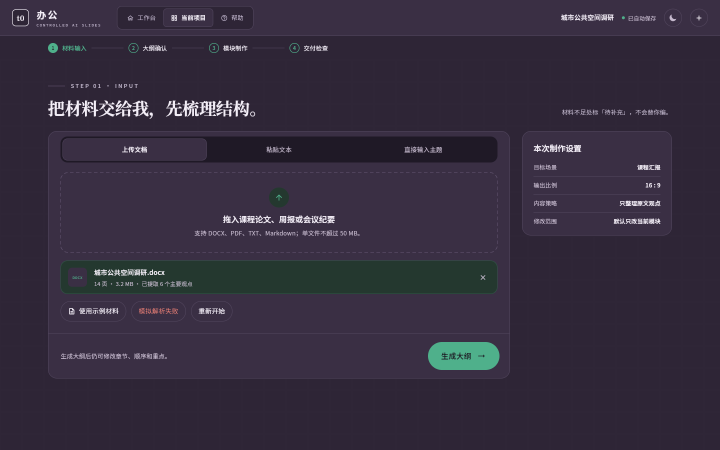
#> input picture docs/screenshots_v8/06_intake_topbar_dark.png, 1440 x 900 px (shown at 1/2 size); the run also reads 2 pictures not shown here
$ python measure_v9.py
#> lines starting #> are read from the running program, lines starting #| are printed output that depends on the picture
### tool/shoot_v9.py
"""r4 收尾出图：01 工作台 / 02 材料输入 / 05 模块工作区，浅色 + 深色各一张。

与 `tool/shoot_topbar_screens.py` 同一套 CDP 手法（headless Chrome + Page.captureScreenshot），
差别是这一批要为「4 处改动」留可度量的证据：

  · 01 工作台：环旁新加的「已确认 3/5」+ 右上「产品流程」卡内边距；
  · 02 材料输入：未选中 tab 与文件卡 meta 的字色（浅色）、「模拟解析失败」的字色（深色）；
  · 05 模块工作区：纸张卡左上中文小标「结构压缩版」（只在版本 2 出现，
    所以这一页先用 AI 面板真跑一次「应用修改」把状态推进到版本 2 再拍）。

用法（仓库根目录，release 包已构建，静态服务在本 worktree 的 build/web 上）：
    flutter build web --release
    cd build/web && python -m http.server 8110 --bind 127.0.0.1
    python tool/shoot_v9.py http://127.0.0.1:8110/index.html

输出：docs/screenshots_v9/（1440×900，DPR 1）
    01_workbench_light.png / 01_workbench_dark.png
    02_intake_light.png    / 02_intake_dark.png
    05_workspace_light.png / 05_workspace_dark.png
    07_intake_danger_{light,dark}_2x.png      「模拟解析失败」2× 局部
    08_intake_tabs_light_2x.png               tab 轨道 2× 局部
    08_intake_filecard_light_2x.png           文件卡 2× 局部
    09_workspace_label_10x.png                纸张卡左上小标 10× 放大
    10_workbench_aside_2x.png                 右卡「产品流程·三步」2× 局部
    11_workbench_ring_{light,dark}_2x.png     环 + 「已确认 3/5」2× 局部
    positions.json                            从像素里量到的元素矩形（给 measure_v9.py 用）
"""

from __future__ import annotations

import base64
import hashlib
import io
import json
import os
import shutil
import subprocess
import sys
import tempfile
import time
import urllib.request
from collections import Counter

from PIL import Image
from websockets.sync.client import connect

ROOT = os.path.dirname(os.path.dirname(os.path.abspath(__file__)))
OUT = os.path.join(ROOT, "docs", os.environ.get("T0_SHOTS", "screenshots_v9"))
BASE = sys.argv[1] if len(sys.argv) > 1 else "http://127.0.0.1:8110/index.html"
CHROME_CANDIDATES = [
    r"C:/Program Files/Google/Chrome/Application/chrome.exe",
    r"C:/Program Files (x86)/Microsoft/Edge/Application/msedge.exe",
]
PORT = 9335
VIEW = (1440, 900)

# 顶栏两个圆钮：主题 1328..1363、加号 1380..1415，中线 y=36（test/topbar_test.dart 断言）
THEME_CENTER = (1346, 36)
IDLE_POINT = (1435, 895)

# 浅色 / 深色卡面（用来判断截图是不是真的落在该主题上）
LIGHT_SURFACE = (0xFF, 0xFD, 0xF8)
DARK_SURFACE = (0x3A, 0x2F, 0x44)

# 固定版面里的取样带（1440×900，x1/y1/x2/y2 左闭右开）。
# 材料输入页三处元素的版面在 r4 里一个像素都没动，所以 v8 的基线图可以用同一批取样带。
BANDS = {
    "02:tab_text": (440, 282, 700, 318),        # 未选中 tab「粘贴文本」，底是 tab 轨道 canvas
    "02:file_meta": (190, 552, 470, 582),       # 文件卡 meta「14 页 · 3.2 MB · …」，底是 accentSoft
    "02:danger_text": (270, 604, 392, 640),     # 「模拟解析失败」胶囊里的字
    "01:ring_caption": (700, 470, 934, 526),    # 环左侧新加的「已确认 3/5」
    "01:aside_card": (1010, 405, 1355, 790),    # 右卡「产品流程·三步」整卡区域
}


class CDP:
    def __init__(self, ws_url: str) -> None:
        self.ws = connect(ws_url, max_size=None, open_timeout=30)
        self.next_id = 0

    # [10 lines left out: function call, not called in this run]

    def eval(self, expression: str):
        res = self.call("Runtime.evaluate", expression=expression, returnByValue=True)
        return (res.get("result") or {}).get("value")

    # [12 lines left out: function open_page, not called in this run]

    def navigate(self, url: str, settle: float = 4.5) -> None:
        self.call("Page.navigate", url=url)
        time.sleep(settle)

    # [22 lines left out: functions click, move, not called in this run]

    def shot_bytes(self) -> bytes:
        data = self.call("Page.captureScreenshot", format="png", fromSurface=True)["data"]
        return base64.b64decode(data)

    # [47 lines left out: functions assert_app, find_chrome, start_chrome, not called in this run]


_nonce = [0]


# [5 lines left out: function route, not called in this run]


# ------------------------------------------------------------------ 语义树（只用来点按钮）
ENABLE_SEMANTICS = """(() => {
  const p = document.querySelector('flt-semantics-placeholder');
  if (p) { p.click(); return 'enabled'; }
  return 'already';
})()"""

FIND_RECT = """(() => {
  const want = %s;
  for (const el of document.querySelectorAll('flt-semantics')) {
    const text = (el.innerText || '').trim().replace(/\\s+/g, ' ');
    if (text === want || text.indexOf(want) === 0) {
      const r = el.getBoundingClientRect();
      if (r.width > 0 && r.height > 0) {
        return {x: r.x, y: r.y, w: r.width, h: r.height, text: text};
      }
    }
  }
  return null;
})()"""

LIST_BUTTONS = """(() => Array.from(document.querySelectorAll('flt-semantics[role="button"]'))
  .map(e => (e.innerText || '').trim().replace(/\\s+/g, ' '))
  .filter(t => t.length > 0).join(' | '))()"""


# [20 lines left out: functions enable_semantics, click_label, to_image, not called in this run]


def ink_bbox(im: Image.Image, box, thresh: int = 40):
    """取样带里「和底色明显不同」的像素外接矩形 = 字面（不含行高留白）。"""
    crop = im.crop(tuple(box))
    pixels = list(crop.getdata())
    counts = Counter(pixels)
    bg = counts.most_common(1)[0][0]
    xs: list[int] = []
    ys: list[int] = []
    w = crop.width
    for idx, p in enumerate(pixels):
        if max(abs(p[0] - bg[0]), abs(p[1] - bg[1]), abs(p[2] - bg[2])) > thresh:
            xs.append(idx % w)
            ys.append(idx // w)
    if not xs:
        raise SystemExit(f"取样带 {box} 里找不到字（底色 #{bg[0]:02X}{bg[1]:02X}{bg[2]:02X}）")
    return (box[0] + min(xs), box[1] + min(ys), box[0] + max(xs) + 1, box[1] + max(ys) + 1), bg


# [43 lines left out: functions color_bbox, find_paper_card, not called in this run]


def pad_box(box, pad: int):
    return (max(0, box[0] - pad), max(0, box[1] - pad), box[2] + pad, box[3] + pad)


# [122 lines left out: functions crop_zoom, save, main, not called in this run]


# [2 lines that do not run on import are left out]

### tool/measure_v9.py
"""r4 的对比度 / 内边距实测：同一把尺子量 v8（改前）与 v9（改后）。

方法（与审图、`tool/measure_contrast.py` 一致）：
  · 取样带里出现最多的颜色当底色；
  · 取「与底色亮度差最大、且像素数 ≥12」的颜色当字色（排除反锯齿零星点）；
  · 按 WCAG 相对亮度算比值。
取样带是写死的视口矩形（1440×900），材料输入页 r4 一个像素都没挪版面，
所以 v8 的基线图能用同一批矩形；工作台右卡改成按「卡面色的外接矩形」现量。

用法（仓库根目录）：
    python tool/measure_v9.py
输出：
    终端打印 + docs/screenshots_v9/measurements.txt
"""

from __future__ import annotations

import os
import sys
from collections import Counter

from PIL import Image

sys.path.insert(0, os.path.dirname(os.path.abspath(__file__)))
from shoot_v9 import find_paper_card, ink_bbox  # noqa: E402

ROOT = os.path.dirname(os.path.dirname(os.path.abspath(__file__)))
V8 = os.path.join(ROOT, "docs", "screenshots_v8")
V9 = os.path.join(ROOT, "docs", "screenshots_v9")
V6 = os.path.join(ROOT, "docs", "screenshots_v6")

# 取样带（x1, y1, x2, y2）左闭右开，写死是为了 v8 / v9 用同一把尺子
BOXES = {
    "danger_text": (280, 610, 380, 634),   # 「模拟解析失败」胶囊里的字
    "tab_text": (500, 290, 620, 308),      # 未选中 tab「粘贴文本」
    "file_meta": (185, 558, 400, 578),     # 文件卡 meta 那行
    "ring_caption": (860, 486, 932, 508),  # 环左侧「已确认 3/5」
}
LIGHT_SURFACE = (0xFF, 0xFD, 0xF8)
DARK_SURFACE = (0x3A, 0x2F, 0x44)


def channel(c: int) -> float:
    v = c / 255
    return v / 12.92 if v <= 0.04045 else ((v + 0.055) / 1.055) ** 2.4


def luminance(rgb) -> float:
    return 0.2126 * channel(rgb[0]) + 0.7152 * channel(rgb[1]) + 0.0722 * channel(rgb[2])


def contrast(fg, bg) -> float:
    lfg, lbg = luminance(fg), luminance(bg)
    hi, lo = max(lfg, lbg), min(lfg, lbg)
    return (hi + 0.05) / (lo + 0.05)


def hexs(rgb) -> str:
    return "#%02X%02X%02X" % (rgb[0], rgb[1], rgb[2])


def measure(path: str, box) -> tuple[float, str, str]:
#> called with box = (280, 610, 380, 634)
    im = Image.open(path).convert("RGB")
#> im is the input picture: PIL image 1440x900 RGB; mean R, G, B 53, 45.3, 62.2
    crop = im.crop(box)
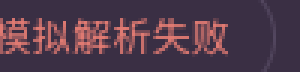
#> crop: PIL image 100x24 RGB (shown 3 times larger); mean R, G, B 81.5, 57.7, 74.7
    pixels = list(crop.getdata())
#> pixels = 2400 items, first 6: (58, 47, 68), (58, 47, 68), (58, 47, 68), (58, 47, 68), (58, 47, 68), (58, 47, 68)
    counts = Counter(pixels)
#> counts = 203 items
    bg = counts.most_common(1)[0][0]
#> bg = (58, 47, 68)
    lbg = luminance(bg)
#> lbg = 0.0335
    candidates = [(n, p) for p, n in counts.items() if p != bg and n >= 12]
#> candidates = [(13, (88, 61, 76)), (16, (190, 107, 105)), (21, (84, 59, 75)), (30, (201, 111, 107)), (41, (224, 122, 114)), (12, (78, 56, 74)), (12, (214, 118, 111))]
    if not candidates:
        candidates = [(n, p) for p, n in counts.items() if p != bg]
    fg = max(candidates, key=lambda t: abs(luminance(t[1]) - lbg))[1]
#> fg = (224, 122, 114)
    return contrast(fg, bg), hexs(fg), hexs(bg)
#> in contrast, `lfg, lbg = luminance(fg), luminance(bg)`: lfg = 0.31; lbg = 0.0335
#> in contrast, `hi, lo = max(lfg, lbg), min(lfg, lbg)`: hi = 0.31; lo = 0.0335


def measure_core(path: str, box) -> tuple[float, str, str]:
    """字芯色：不管出现几次，取离底色最远的那个像素（11px 小字的笔画芯只有十来个像素）。"""
    im = Image.open(path).convert("RGB")
    pixels = list(im.crop(box).getdata())
    counts = Counter(pixels)
    bg = counts.most_common(1)[0][0]
    lbg = luminance(bg)
    fg = max((p for p in counts if p != bg), key=lambda p: abs(luminance(p) - lbg))
    return contrast(fg, bg), hexs(fg), hexs(bg)


def measure_card_padding(path: str) -> tuple[int, int, tuple[int, int, int, int]]:
    """右卡：卡面外接矩形 → 卡内墨迹外接矩形 → 上 / 下留白（像素）。"""
    im = Image.open(path).convert("RGB")
    region = (1010, 405, 1355, 790)
    crop = im.crop(region)
    px = crop.load()
    xs: list[int] = []
    ys: list[int] = []
    for y in range(crop.height):
        for x in range(crop.width):
            p = px[x, y]
            if max(abs(p[0] - LIGHT_SURFACE[0]), abs(p[1] - LIGHT_SURFACE[1]),
                   abs(p[2] - LIGHT_SURFACE[2])) <= 6:
                xs.append(x)
                ys.append(y)
    card = (region[0] + min(xs), region[1] + min(ys), region[0] + max(xs), region[1] + max(ys))
    # 左右各收 30px：18 的圆角在卡顶那几行还是页底色，会把它当成墨迹
    inner = (card[0] + 30, card[1] + 2, card[2] - 29, card[3] - 1)
    ink, _ = ink_bbox(im, inner, thresh=24)
    return ink[1] - card[1], card[3] - (ink[3] - 1), card


def measure_label(path: str) -> tuple[int, int, tuple[int, int, int, int]]:
    """纸张卡左上中文小标：字面高 / 宽（像素）。"""
    im = Image.open(path).convert("RGB")
    page = find_paper_card(im, (290, 300, 1055, 900), LIGHT_SURFACE)
    if page is None:
        raise SystemExit(f"{path} 里找不到纸张卡")
    # 只取纸页左上角那一小块：下面 20px 就是标题，取样带放宽会把标题量进去
    band = (page[0] + 10, page[1] + 10, page[0] + 95, page[1] + 40)
    box, _ = ink_bbox(im, band, thresh=24)
    return box[3] - box[1], box[2] - box[0], box


def arc_bbox(path: str, region) -> tuple[int, int, int, int]:
    """环的绿色弧外接矩形：用来证明「环没挪位」。"""
    im = Image.open(path).convert("RGB")
    px = im.load()
    xs: list[int] = []
    ys: list[int] = []
    for y in range(region[1], region[3]):
        for x in range(region[0], region[2]):
            c = px[x, y]
            if abs(c[0] - 0x14) < 40 and abs(c[1] - 0x7A) < 40 and abs(c[2] - 0x62) < 40:
                xs.append(x)
                ys.append(y)
    return (min(xs), min(ys), max(xs), max(ys))


def border_rows(path: str, x: int, region) -> list[int]:
    """某一列上等于卡描边色 #D9D4C9 的行 = 项目卡的上下边框。"""
    im = Image.open(path).convert("RGB")
    px = im.load()
    line = (0xD9, 0xD4, 0xC9)
    return [
        y
        for y in range(region[0], region[1])
        if max(abs(px[x, y][i] - line[i]) for i in range(3)) < 12
    ]


def main() -> None:
    lines: list[str] = []

    def out(text: str = "") -> None:
        print(text)
        lines.append(text)

    pairs = [
        ("danger_text 深色「模拟解析失败」",
         os.path.join(V8, "06_intake_topbar_dark.png"),
         os.path.join(V9, "02_intake_dark.png"), BOXES["danger_text"]),
        ("danger_text 浅色「模拟解析失败」",
         os.path.join(V8, "02_intake_topbar.png"),
         os.path.join(V9, "02_intake_light.png"), BOXES["danger_text"]),
        ("tab_text 浅色未选中 tab",
         os.path.join(V8, "02_intake_topbar.png"),
         os.path.join(V9, "02_intake_light.png"), BOXES["tab_text"]),
        ("file_meta 浅色文件卡 meta",
         os.path.join(V8, "02_intake_topbar.png"),
         os.path.join(V9, "02_intake_light.png"), BOXES["file_meta"]),
        ("tab_text 深色未选中 tab",
         os.path.join(V8, "06_intake_topbar_dark.png"),
         os.path.join(V9, "02_intake_dark.png"), BOXES["tab_text"]),
        ("file_meta 深色文件卡 meta",
         os.path.join(V8, "06_intake_topbar_dark.png"),
         os.path.join(V9, "02_intake_dark.png"), BOXES["file_meta"]),
    ]
    out("== 对比度（WCAG，取样带固定；v8 = 改前，v9 = 改后） ==")
    out(f"{'元素':<28}{'改前':>8}{'改后':>8}   {'改前字/底':<20}{'改后字/底':<20}")
    for label, before_path, after_path, box in pairs:
        b, bg_f, bg_b = measure(before_path, box)
#> b = 4.31; bg_f = '#E07A72'; bg_b = '#3A2F44'
        a, ag_f, ag_b = measure(after_path, box)
#> call 2 of measure, with path = 'docs/screenshots_v9/02_intake_dark.png', box = (280, 610, 380, 634)
#> in measure (call 2), `crop = im.crop(box)`:
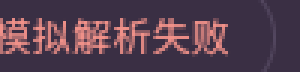
#> crop: PIL image 100x24 RGB (shown 3 times larger); mean R, G, B 85.8, 62.1, 78.7
#> in measure (call 2), `counts = Counter(pixels)`: counts = 191 items
#> in measure (call 2), `candidates = [(n, p) for p, n in counts.items() if p != bg and n >= 12]`: candidates = [(13, (101, 71, 85)), (18, (210, 129, 125)), (24, (97, 68, 83)), (33, (220, 134, 129)), (41, (240, 145, 137)), (12, (88, 63, 80)), (12, (232, 140, 134))]
#> in measure (call 2), `fg = max(candidates, key=lambda t: abs(luminance(t[1]) - lbg))[1]`: fg = (240, 145, 137)
#> a = 5.46; ag_f = '#F09189'; ag_b = '#3A2F44'
        out(f"{label:<26}{b:>8.2f}{a:>8.2f}   {bg_f + ' on ' + bg_b:<20}{ag_f + ' on ' + ag_b:<20}")
#> pass 2 of the loop in main, `for label, before_path, after_path, box in pairs:`:
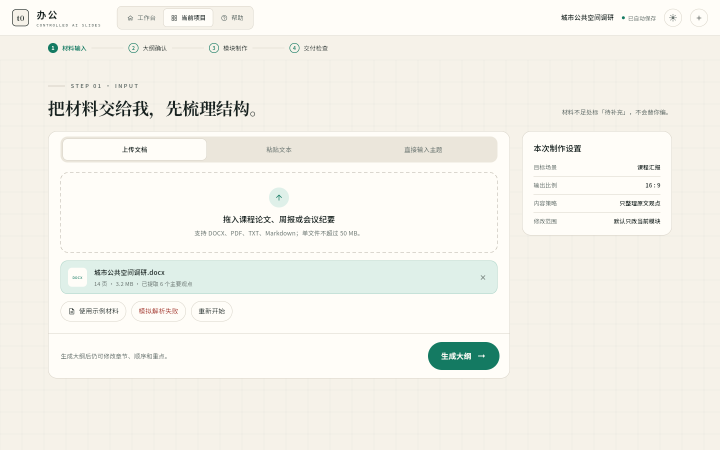
#> input picture docs/screenshots_v8/02_intake_topbar.png, 1440 x 900 px (shown at 1/2 size)
#> in measure, im is the input picture: PIL image 1440x900 RGB; mean R, G, B 244.1, 242.6, 235.1
#> in measure (call 3), `pixels = list(crop.getdata())`: pixels = 2400 items, first 6: (255, 253, 248), (255, 253, 248), (255, 253, 248), (255, 253, 248), (255, 253, 248), (255, 253, 248)
#> in measure (call 3), `counts = Counter(pixels)`: counts = 211 items
#> in measure (call 3), `bg = counts.most_common(1)[0][0]`: bg = (255, 253, 248)
#> in measure (call 3), `lbg = luminance(bg)`: lbg = 0.983
#> candidates = [(13, (245, 231, 226)), (16, (194, 122, 115)), (21, (246, 233, 229)), (30, (186, 107, 98)), (41, (166, 63, 54)), (14, (254, 251, 246)), (12, (248, 239, 234)), (14, (252, 245, 240)), (12, (175, 83, 74))]
#> in measure (call 3), `fg = max(candidates, key=lambda t: abs(luminance(t[1]) - lbg))[1]`: fg = (166, 63, 54)
#> b = 6.1; bg_f = '#A63F36'; bg_b = '#FFFDF8'
#> a = 6.1; ag_f = '#A63F36'; ag_b = '#FFFDF8'

    out("")
    out("== 01 工作台右卡「产品流程·三步」上下内边距（像素） ==")
    for tag, path in (
        ("改前 v8 01", os.path.join(V8, "01_workbench_topbar.png")),
        ("改后 v9 01", os.path.join(V9, "01_workbench_light.png")),
    ):
        top, bottom, card = measure_card_padding(path)
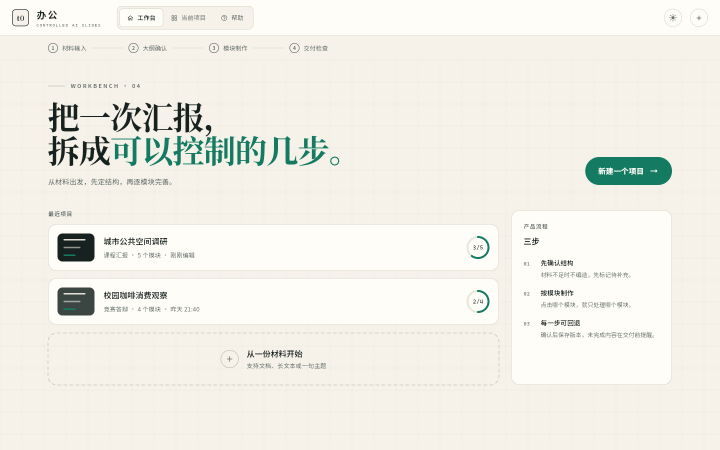
#> input picture docs/screenshots_v8/01_workbench_topbar.png, 1440 x 900 px (shown at 1/2 size)
#> in measure_card_padding, im is the input picture: PIL image 1440x900 RGB; mean R, G, B 240.7, 239.1, 231.1
#> in measure_card_padding, `crop = im.crop(region)`:
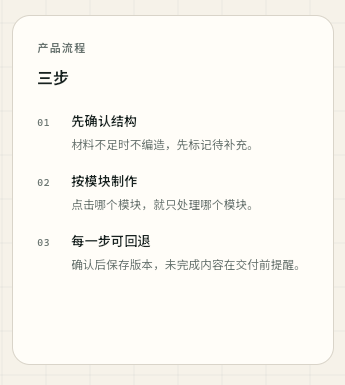
#> crop: PIL image 345x385 RGB; mean R, G, B 248.9, 246.9, 241.3
#> after the loop in measure_card_padding, `for y in range(crop.height):`: xs = 105222 items
#> in measure_card_padding, `card = (region[0] + min(xs), region[1] + min(ys), region[0] + max(xs),..`: card = (1023, 421, 1342, 768)
#> in measure_card_padding, `inner = (card[0] + 30, card[1] + 2, card[2] - 29, card[3] - 1)`: inner = (1053, 423, 1313, 767)
#> in ink_bbox, `crop = im.crop(tuple(box))`:
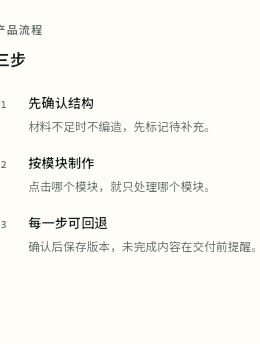
#> crop: PIL image 260x344 RGB; mean R, G, B 248.9, 247.4, 242.4
#> in ink_bbox, `pixels = list(crop.getdata())`: pixels = 89440 items
#> in ink_bbox, `counts = Counter(pixels)`: counts = 412 items
#> in ink_bbox, `bg = counts.most_common(1)[0][0]`: bg = (255, 253, 248)
#> after the loop in ink_bbox, `for idx, p in enumerate(pixels):`: xs = 4891 values, max 254 at index 4565, min 0 at index 1, mean 97.3; ys = 4891 values from 24 to 251
#> in measure_card_padding, `ink, _ = ink_bbox(im, inner, thresh=24)`: ink = (1053, 447, 1308, 675)
#> top = 26; bottom = 94; card = (1023, 421, 1342, 768)
        out(f"{tag}: 卡 {card[0]},{card[1]}..{card[2]},{card[3]}  上 {top}px / 下 {bottom}px  差 {abs(top - bottom)}px")
#> pass 2 of the loop in main, `for tag, path in (`:
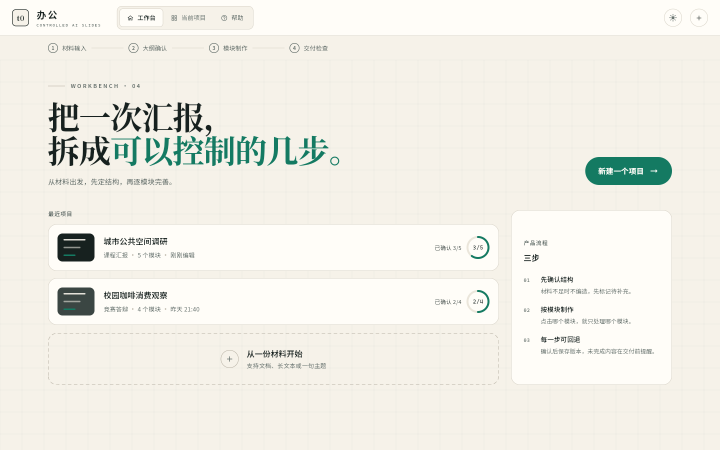
#> input picture docs/screenshots_v9/01_workbench_light.png, 1440 x 900 px (shown at 1/2 size)
#> in measure_card_padding, im is the input picture: PIL image 1440x900 RGB; mean R, G, B 240.7, 239.1, 231.1
#> in ink_bbox (call 2), `crop = im.crop(tuple(box))`:
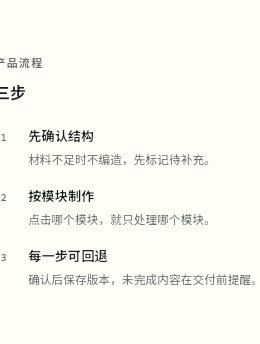
#> crop: PIL image 260x344 RGB; mean R, G, B 248.9, 247.4, 242.4
#> after the loop in ink_bbox (call 2), `for idx, p in enumerate(pixels):`: ys = 4891 values from 57 to 284
#> ink = (1053, 480, 1308, 708)
#> top = 59; bottom = 61

    out("")
    out("== 01 工作台环旁「已确认 3/5」 ==")
    for tag, path in (
        ("浅色 v9", os.path.join(V9, "01_workbench_light.png")),
        ("深色 v9", os.path.join(V9, "01_workbench_dark.png")),
    ):
        r, fg, bg = measure(path, BOXES["ring_caption"])
#> in measure (call 13), `crop = im.crop(box)`:
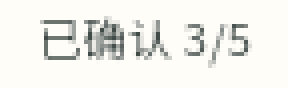
#> crop: PIL image 72x22 RGB (shown 4 times larger); mean R, G, B 239.7, 238.6, 233.8
#> in measure (call 13), `pixels = list(crop.getdata())`: pixels = 1584 items, first 6: (255, 253, 248), (255, 253, 248), (255, 253, 248), (255, 253, 248), (255, 253, 248), (255, 253, 248)
#> in measure (call 13), `counts = Counter(pixels)`: counts = 139 items
#> in measure (call 13), `bg = counts.most_common(1)[0][0]`: bg = (255, 253, 248)
#> in measure (call 13), `lbg = luminance(bg)`: lbg = 0.983
#> in measure (call 13), `candidates = [(n, p) for p, n in counts.items() if p != bg and n >= 12]`: candidates = [(14, (107, 115, 111))]
#> in measure (call 13), `fg = max(candidates, key=lambda t: abs(luminance(t[1]) - lbg))[1]`: fg = (107, 115, 111)
#> r = 4.8; fg = '#6B736F'; bg = '#FFFDF8'
        r_core, fg_core, _ = measure_core(path, BOXES["ring_caption"])
#> in measure_core, `counts = Counter(pixels)`: counts = 139 items
#> in measure_core, `fg = max((p for p in counts if p != bg), key=lambda p: abs(luminance(p..`: fg = (64, 74, 71)
#> r_core = 9.03; fg_core = '#404A47'
        out(
            f"{tag}: 字芯 {fg_core} on {bg} = {r_core:.2f}；"
            f"按审图尺子（深色像素 ≥12 个）取到抗锯齿色 {fg} = {r:.2f}"
        )
#> pass 2 of the loop in main, `for tag, path in (`:
    cap_light = measure_core(os.path.join(V9, "01_workbench_light.png"), BOXES["ring_caption"])
    out(
        f"（交付页那句「已就绪 4/5（含 1 待确认）」在同一令牌上：11px · ink2Strong，"
        f"浅色字芯 {cap_light[1]}，与本行同色同字号）"
    )

    out("")
    out("== 01 项目卡：环的位置 / 卡上下边框（逐像素） ==")
    for tag, path in (
        ("改前 v8 01", os.path.join(V8, "01_workbench_topbar.png")),
        ("改后 v9 01", os.path.join(V9, "01_workbench_light.png")),
    ):
        arc = arc_bbox(path, (900, 440, 1010, 560))
        rows = border_rows(path, 500, (430, 700))
        out(f"{tag}: 环绿弧 {arc[0]},{arc[1]}..{arc[2]},{arc[3]}；卡边框行 {rows}")

    out("")
    out("== 05 纸张卡左上中文小标「结构压缩版」（字面像素高） ==")
    for tag, path in (
        ("改前 v6 03_light_模块工作区", os.path.join(V6, "03_light_模块工作区.png")),
        ("改后 v9 05_workspace_light", os.path.join(V9, "05_workspace_light.png")),
    ):
        h, w, box = measure_label(path)
        out(f"{tag}: 字面 {w}×{h}px @ {box}")

    out("")
    out("== 图与列的对应 ==")
    out("01_workbench_light/dark.png   → 环旁口径、右卡内边距")
    out("02_intake_light.png           → tab 未选中 / 文件卡 meta / 「模拟解析失败」浅色")
    out("02_intake_dark.png            → 「模拟解析失败」深色（本轮 P2）")
    out("05_workspace_light/dark.png   → 纸张卡左上中文小标")
    out("07~11_*_2x.png                → 上面四处的 2× / 10× 局部")

    with open(os.path.join(V9, "measurements.txt"), "w", encoding="utf-8") as fh:
        fh.write("\n".join(lines) + "\n")


if __name__ == "__main__":
#> (the run stopped early here; a loop or call above may not have finished)
